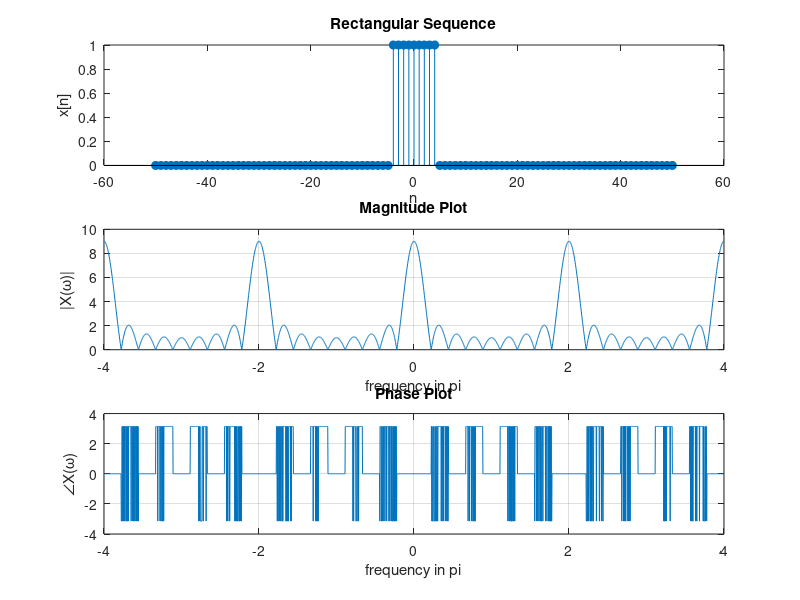

MATLAB code for this plot:
clear all;
close all;
clc;

% Define the range of n
n = -50:50;

% Prompt the user for the signal type
disp('Select the type of signal:');
disp('1. Unit Impulse');
disp('2. Unit Step');
disp('3. Exponential');
disp('4. Sine');
disp('5. Rectangular');
disp('6. Sinc');
signalChoice = input('Enter the number corresponding to the signal: ');

% Initialize the signal array based on user input
signalName = '';
x = [];  % Signal initialization

switch signalChoice
    case 1  % Unit Impulse
        % Unit Impulse Sequence
        x = (n == 0); % Impulse function: 1 at n=0, 0 elsewhere
        signalName = 'Unit Impulse';
        
    case 2  % Unit Step
        % Unit Step Sequence
        x = zeros(size(n));
        x(n >= 0) = 1;
        signalName = 'Unit Step';
        
    case 3  % Exponential
        % Exponential Sequence
        x = zeros(size(n));
        x(n >= 0) = (0.5).^n(n >= 0);
        signalName = 'Exponential';
        
    case 4  % Sine
        % Sine Sequence
        x = sin(2*pi*1/10*n);
        signalName = 'Sine';
        
    case 5  % Rectangular
        % Rectangular Sequence
        x = zeros(size(n)); 
        x(n > -5 & n < 5) = 1;
        signalName = 'Rectangular';
        
    case 6  % Sinc
        % Sinc Sequence
        x = zeros(size(n)); 
        x(n == 0) = 1;  % Define Sinc(0) = 1 to avoid division by zero at n=0
        x(n ~= 0) = sin(pi*n(n ~= 0)/5) ./ (pi*n(n ~= 0)/5); % Correct Sinc definition
        signalName = 'Sinc';
        
    otherwise
        disp('Invalid input. Please choose a valid signal.');
        return;
end

% Create figure for plotting
figure('Name', 'DTFT and IDTFT');

%% Plot the signal
subplot(3,2,1:2);
stem(n, x, 'filled');
xlabel('n');
ylabel('x[n]');
title([signalName ' Sequence']);

% Define omega range for DTFT
omega = -4*pi:0.01:4*pi;
X = zeros(size(omega));  % Initialize X (DTFT)

% Calculate DTFT of the selected signal
for a = 1:length(omega)
    for b = 1:length(n)
        % Perform DTFT computation for the selected signal
        X(a) = X(a) + x(b) * exp(-1j * omega(a) * n(b)); % DTFT formula
    end
end

% Magnitude Plot
magx = abs(X);
subplot(3,2,3:4);
plot(omega/pi, magx); grid on;
xlabel("frequency in pi");
ylabel("|X(ω)|");
title("Magnitude Plot");

% Phase Plot
angx = angle(X);
subplot(3,2,5:6);
plot(omega/pi, angx); grid on;
xlabel("frequency in pi");
ylabel("∠X(ω)");
title("Phase Plot");